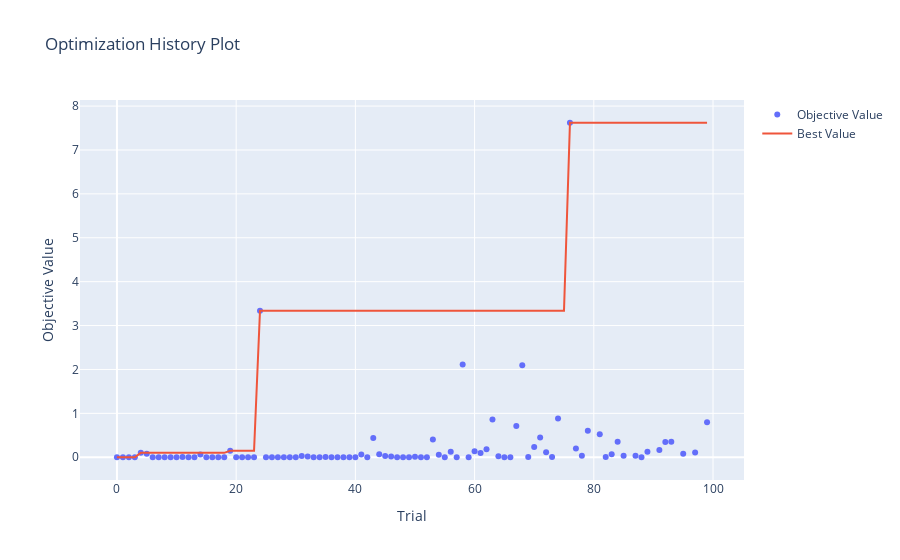
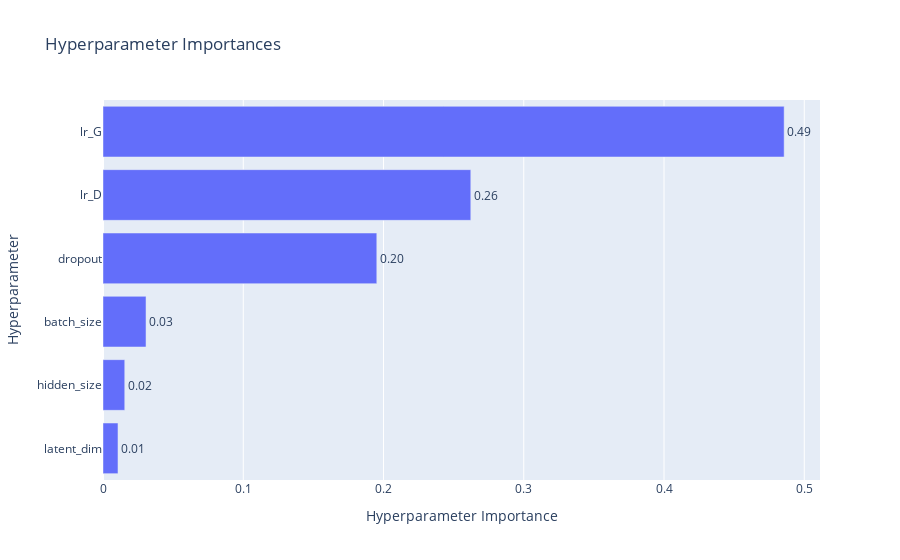

Notebook code cell kept with these figures, in order:
### Code cell
study.best_params
# Optional: Plot optimization history
try:
    import plotly
    optuna.visualization.plot_optimization_history(study).show()
    optuna.visualization.plot_param_importances(study).show()
except ImportError:
    print("Install plotly for visualization: pip install plotly")

### Figure 1 — Plotly figure (JSON) as saved in the notebook; plotly's stock layout.template omitted (floating-point values rounded to 4 significant figures)
{"data": [{"mode": "markers", "name": "Objective Value", "type": "scatter", "x": [0, 1, 2, 3, 4, 5, 6, 7, 8, 9, 10, 11, 12, 13, 14, 15, 16, 17, 18, 19, 20, 21, 22, 23, 24, 25, 26, 27, 28, 29, 30, 31, 32, 33, 34, 35, 36, 37, 38, 39, 40, 41, 42, 43, 44, 45, 46, 47, 48, 49, 50, 51, 52, 53, 54, 55, 56, 57, 58, 59, 60, 61, 62, 63, 64, 65, 66, 67, 68, 69, 70, 71, 72, 73, 74, 76, 77, 78, 79, 81, 82, 83, 84, 85, 87, 88, 89, 91, 92, 93, 95, 97, 99], "y": [0, 0, 0, 0, 0.1006, 0.08158, 0, 3.862e-08, 0, 6.075e-08, 0, 0.004458, 0, 0.0008647, 0.06151, 0, 0, 0, 0, 0.1462, 0, 0.0001181, 0, 0, 3.339, 0, 0, 1.125e-08, 0, 0, 0, 0.02966, 0.01975, 0, 0, 0.003589, 0, 0, 0, 0, 0, 0.06018, 0, 0.4363, 0.06965, 0.02929, 0.01885, 0, 0, 0, 0.01365, 0.0006047, 0.0003305, 0.4019, 0.05963, 0, 0.1253, 0, 2.115, 0, 0.1359, 0.09723, 0.185, 0.8621, 0.02261, 0, 0, 0.7105, 2.094, 0.008387, 0.2345, 0.4472, 0.1145, 0.006423, 0.8827, 7.62, 0.1976, 0.03319, 0.6025, 0.5256, 0.006505, 0.0681, 0.3527, 0.03308, 0.03386, 0.001843, 0.1248, 0.1659, 0.35, 0.3504, 0.08015, 0.1082, 0.7991]}, {"mode": "lines", "name": "Best Value", "type": "scatter", "x": [0, 1, 2, 3, 4, 5, 6, 7, 8, 9, 10, 11, 12, 13, 14, 15, 16, 17, 18, 19, 20, 21, 22, 23, 24, 25, 26, 27, 28, 29, 30, 31, 32, 33, 34, 35, 36, 37, 38, 39, 40, 41, 42, 43, 44, 45, 46, 47, 48, 49, 50, 51, 52, 53, 54, 55, 56, 57, 58, 59, 60, 61, 62, 63, 64, 65, 66, 67, 68, 69, 70, 71, 72, 73, 74, 75, 76, 77, 78, 79, 80, 81, 82, 83, 84, 85, 86, 87, 88, 89, 90, 91, 92, 93, 94, 95, 96, 97, 98, 99], "y": [0, 0, 0, 0, 0.1006, 0.1006, 0.1006, 0.1006, 0.1006, 0.1006, 0.1006, 0.1006, 0.1006, 0.1006, 0.1006, 0.1006, 0.1006, 0.1006, 0.1006, 0.1462, 0.1462, 0.1462, 0.1462, 0.1462, 3.339, 3.339, 3.339, 3.339, 3.339, 3.339, 3.339, 3.339, 3.339, 3.339, 3.339, 3.339, 3.339, 3.339, 3.339, 3.339, 3.339, 3.339, 3.339, 3.339, 3.339, 3.339, 3.339, 3.339, 3.339, 3.339, 3.339, 3.339, 3.339, 3.339, 3.339, 3.339, 3.339, 3.339, 3.339, 3.339, 3.339, 3.339, 3.339, 3.339, 3.339, 3.339, 3.339, 3.339, 3.339, 3.339, 3.339, 3.339, 3.339, 3.339, 3.339, 3.339, 7.62, 7.62, 7.62, 7.62, 7.62, 7.62, 7.62, 7.62, 7.62, 7.62, 7.62, 7.62, 7.62, 7.62, 7.62, 7.62, 7.62, 7.62, 7.62, 7.62, 7.62, 7.62, 7.62, 7.62]}, {"marker": {"color": "#cccccc"}, "mode": "markers", "name": "Infeasible Trial", "showlegend": false, "type": "scatter", "x": [], "y": []}], "layout": {"title": {"text": "Optimization History Plot"}, "xaxis": {"title": {"text": "Trial"}}, "yaxis": {"title": {"text": "Objective Value"}}}}

### Figure 2 — Plotly figure (JSON) as saved in the notebook; plotly's stock layout.template omitted (floating-point values rounded to 4 significant figures)
{"data": [{"cliponaxis": false, "hovertemplate": ["latent_dim (IntDistribution): 0.01068163589644736<extra></extra>", "hidden_size (IntDistribution): 0.01551137529623661<extra></extra>", "batch_size (CategoricalDistribution): 0.030677490025273944<extra></extra>", "dropout (FloatDistribution): 0.19522224076898836<extra></extra>", "lr_D (FloatDistribution): 0.26223722951034817<extra></extra>", "lr_G (FloatDistribution): 0.48567002850270546<extra></extra>"], "name": "Objective Value", "orientation": "h", "text": ["0.01", "0.02", "0.03", "0.20", "0.26", "0.49"], "textposition": "outside", "type": "bar", "x": [0.01068, 0.01551, 0.03068, 0.1952, 0.2622, 0.4857], "y": ["latent_dim", "hidden_size", "batch_size", "dropout", "lr_D", "lr_G"]}], "layout": {"title": {"text": "Hyperparameter Importances"}, "xaxis": {"title": {"text": "Hyperparameter Importance"}}, "yaxis": {"title": {"text": "Hyperparameter"}}}}
